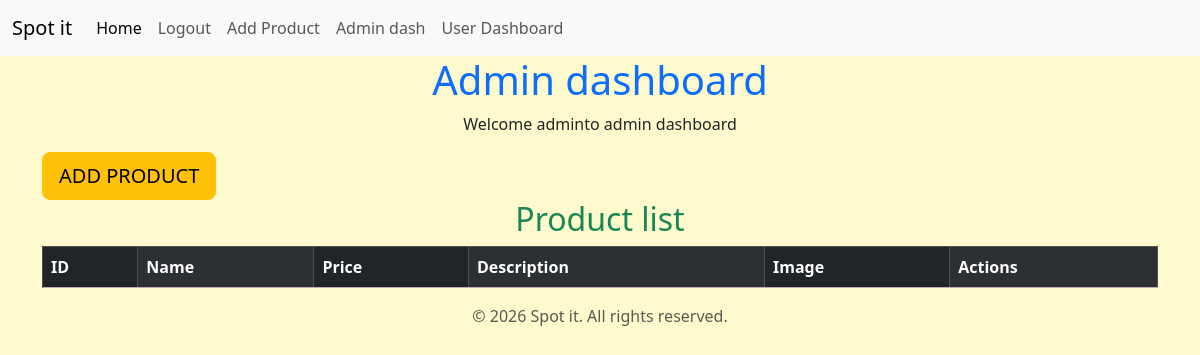
Page /products/ (signed in) on the earlier database version.
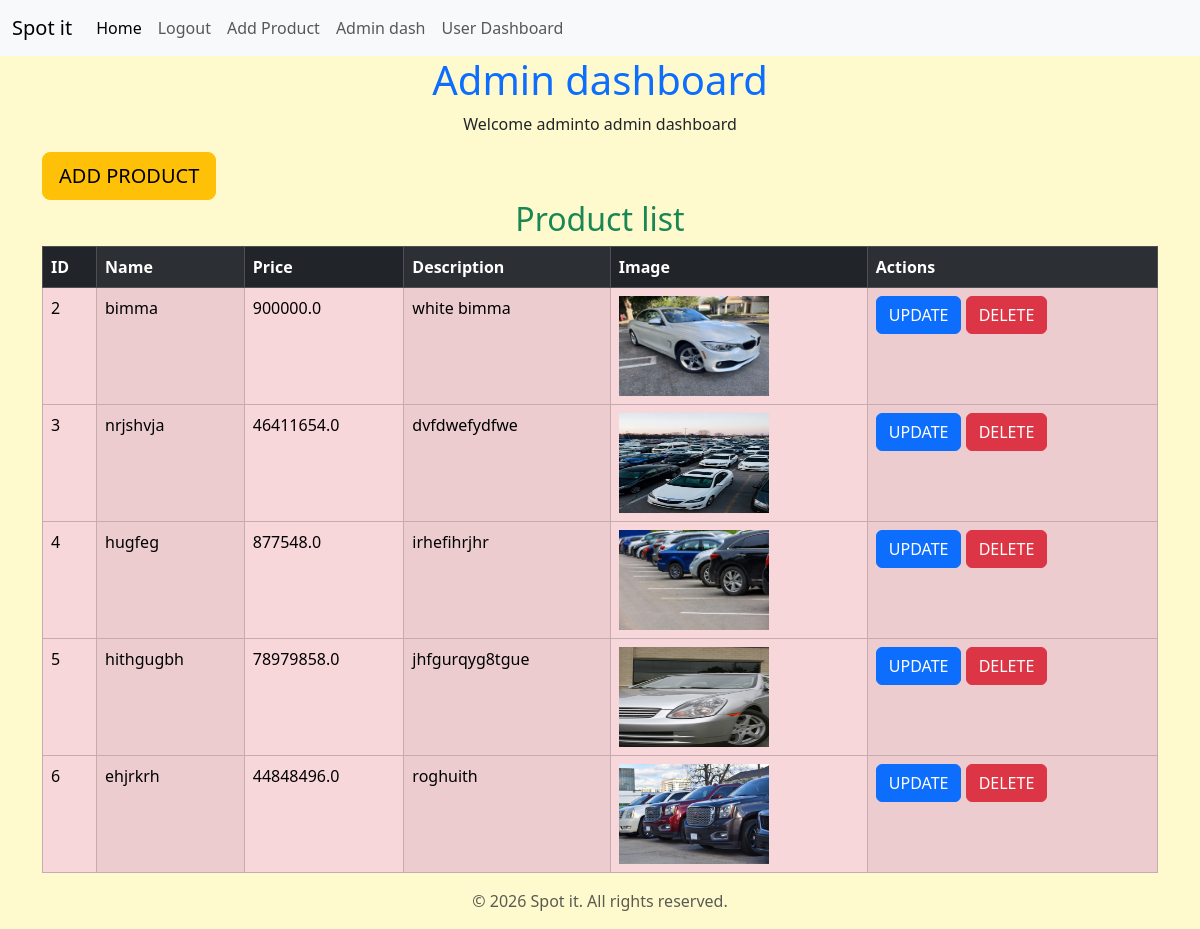
Same page on the later database version.
### leapp/models.py (models this page shows, shortened)
class Car(models.Model):
    name = models.CharField(max_length=100)
    price = models.FloatField()
    description = models.TextField()
    image = models.ImageField(upload_to='cars/')
    created_at = models.DateTimeField(auto_now_add=True)

### leapp/views.py (the view)
# urls.py: path('products/',views.admin,name='products'),
@staff_member_required(login_url='login')
def admin(request):
    products=Car.objects.all()
    return render(request, 'admin dashboard.html',{'products':products})

### leapp/templates/admin dashboard.html (shortened to what this page needs)
{% extends 'base.html' %}
{% block content %}
<div class="container">
<h1 class="text-primary text-center">Admin dashboard</h1>
<p class="text-center">Welcome {{user.username}}to admin dashboard</p>
<a href="{% url 'addproduct' %}" class="btn btn-warning btn-lg btn-center">ADD PRODUCT</a>
<h2 class="text-success text-center">Product list</h2>
<table class="table table-danger table-striped-columns table-hover table-bordered table">
    <thead class="table-dark">
        <tr>
            <th>ID</th>
            <th>Name</th>
            <th>Price</th>
            <th>Description</th>
            <th>Image</th>
            <th>Actions</th>
        </tr>
    </thead>
    <tbody>
        <tr>
        {% for product in products %}
            <td>{{product.id}}</td>
            <td>{{product.name}}</td>
            <td>{{product.price}}</td>
            <td>{{product.description}}</td>
            <td> <img src="{{product.image.url}}" alt="Product {{product.name}}" width="150" height="100"> </td>
            <td>
                <a href="{% url 'update' product.id %}" class="btn btn-primary">UPDATE</a>
                <button type="button" class="btn btn-danger" data-bs-toggle="modal" data-bs-target="#mymodal{{ product.id }}">
                DELETE
                </button>
            </td>
        </tr>
          {% endfor %}
    </tbody>
</table>
</div>
{% endblock %}

Differences in the rows shown:
added Car: id "2", name "bimma", price "900000.0", description "white bimma", image (picture)
added Car: id "3", name "nrjshvja", price "46411654.0", description "dvfdwefydfwe", image (picture)
added Car: id "4", name "hugfeg", price "877548.0", description "irhefihrjhr", image (picture)
added Car: id "5", name "hithgugbh", price "78979858.0", description "jhfgurqyg8tgue", image (picture)
added Car: id "6", name "ehjrkrh", price "44848496.0", description "roghuith", image (picture)
